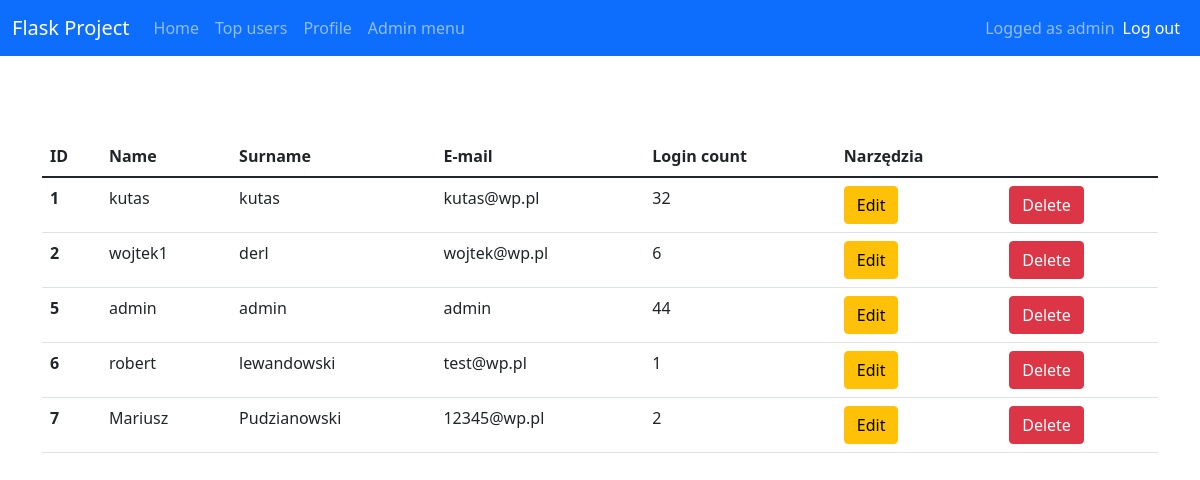
/admin (signed in), run on an earlier commit of the app's database.
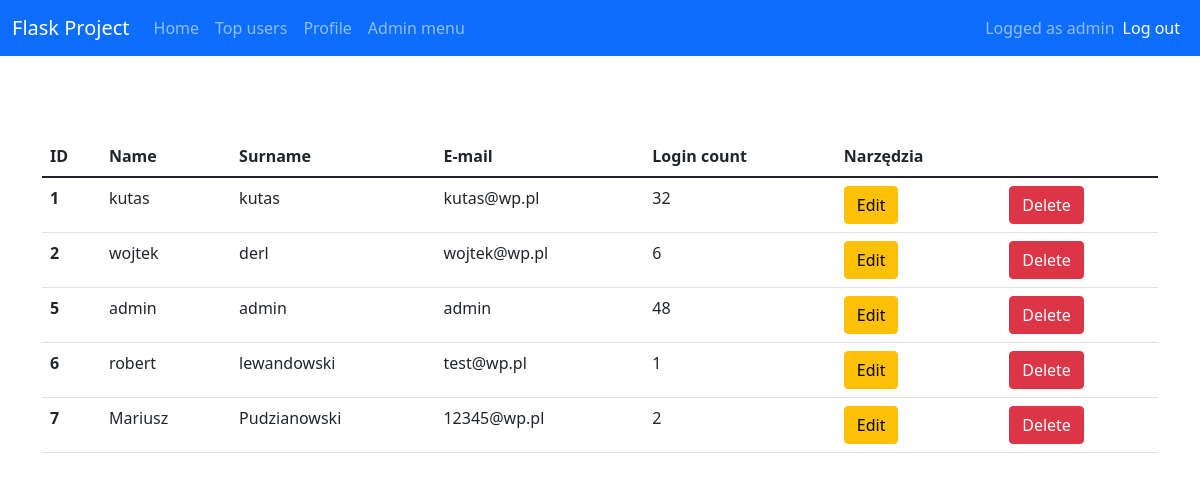
And on a later commit of the database.
### app.py (models this page shows)
class User(db.Model, UserMixin):
    id = db.Column(db.Integer, primary_key = True)
    email = db.Column(db.String(30), nullable=False, unique=True)
    name = db.Column(db.String(20), nullable=False)
    last_name = db.Column(db.String(20), nullable=False)
    password = db.Column(db.String(80), nullable=False)
    login_count = db.Column(db.Integer, nullable=False, default=0)
    isAdmin = db.Column(db.Boolean(), nullable=False, default=False)

### app.py (the view)
@app.route('/admin', methods=['GET', 'POST'])
@login_required
def admin():
    if(current_user.isAdmin == True):
        all_users = User.query.all()
        return render_template('admin.html', users = all_users)
    else:
        return redirect(url_for('home'))

### app.py (called while the page is built)
@login_manager.user_loader
def load_user(user_id):
    return User.query.get(int(user_id))

### templates/admin.html
{% extends "base.html" %} {% block title %}Admin{% endblock %} {% block content
%}
<table class="table">
  <thead>
    <tr>
      <th scope="col">ID</th>
      <th scope="col">Name</th>
      <th scope="col">Surname</th>
      <th scope="col">E-mail</th>
      <th scope="col">Login count</th>
      <th scope="col">Narzędzia</th>
    </tr>
  </thead>
  <tbody>
    {% for user in users %}
    <tr>
      <th scope="row">{{ user.id }}</td>
      <td>{{ user.name }}</td>
      <td>{{ user.last_name }}</td>
      <td>{{ user.email }}</td>
      <td>{{ user.login_count }}</td>
      <td><a href="/admin/{{user.id}}/update" type="button" class="btn btn-warning">Edit</a></td>
      <td><a href="/admin/{{user.id}}/delete" type="button" class="btn btn-danger">Delete</a></td>
    </tr>
    {% endfor %}
  </tbody>
</table>
{% endblock %}

### templates/base.html (shortened to what this page needs)
<!DOCTYPE html>
<html lang="pl">
  <head>
    {% block styles %}
    <link
      rel="stylesheet"
      href="{{url_for('.static', filename='styles/base.css')}}"
    />
    <link
      href="https://cdn.jsdelivr.net/npm/bootstrap@5.1.3/dist/css/bootstrap.min.css"
      rel="stylesheet"
    />
    {% endblock %}
  </head>
  <body>
    <nav class="navbar navbar-expand-lg navbar-dark bg-primary">
      <div class="container-fluid">
        <a class="navbar-brand" href="{{url_for('home')}}">Flask Project</a>
        <div class="collapse navbar-collapse" id="navbarText">
          <ul class="navbar-nav me-auto mb-2 mb-lg-0">
            <li class="nav-item">
              <a class="nav-link"
                aria-current="page"
                href="{{url_for('home')}}"
                >Home</a>
            </li>
            <li class="nav-item">
              <a class="nav-link" href="{{url_for('topUsers')}}">Top users</a>
            </li>
            {% if current_user.is_authenticated %}
            <li class="nav-item">
              <a class="nav-link" href="{{url_for('profile')}}">Profile</a>
            </li>
            {% if current_user.isAdmin == True %}
            <li class="nav-item">
              <a class="nav-link" href="{{url_for('admin')}}">Admin menu</a>
            </li>
            {% endif %}
            {% endif %}
          </ul>
          {% if current_user.is_authenticated %}
          <span class="navbar-text">
            Logged as {{current_user.name }}
            </span>
            <span class="navbar-item">
              <ul class="navbar-nav me-auto mb-2 mb-lg-0">
                <li class="nav-item">
                  <a
                    class="nav-link active"
                    aria-current="page"
                    href="{{url_for('logout')}}"
                    >Log out</a
                  >
                </li>
              </ul>
            </span>
            {% endif %}
        </div>
      </div>
    </nav>
    <div class="container">{% block content %} {% endblock %}</div>
  </body>
</html>

What changed in the data, as far as the page shows it:
changed User "admin": login_count "44" → "48"
changed User "derl": name "wojtek1" → "wojtek"
